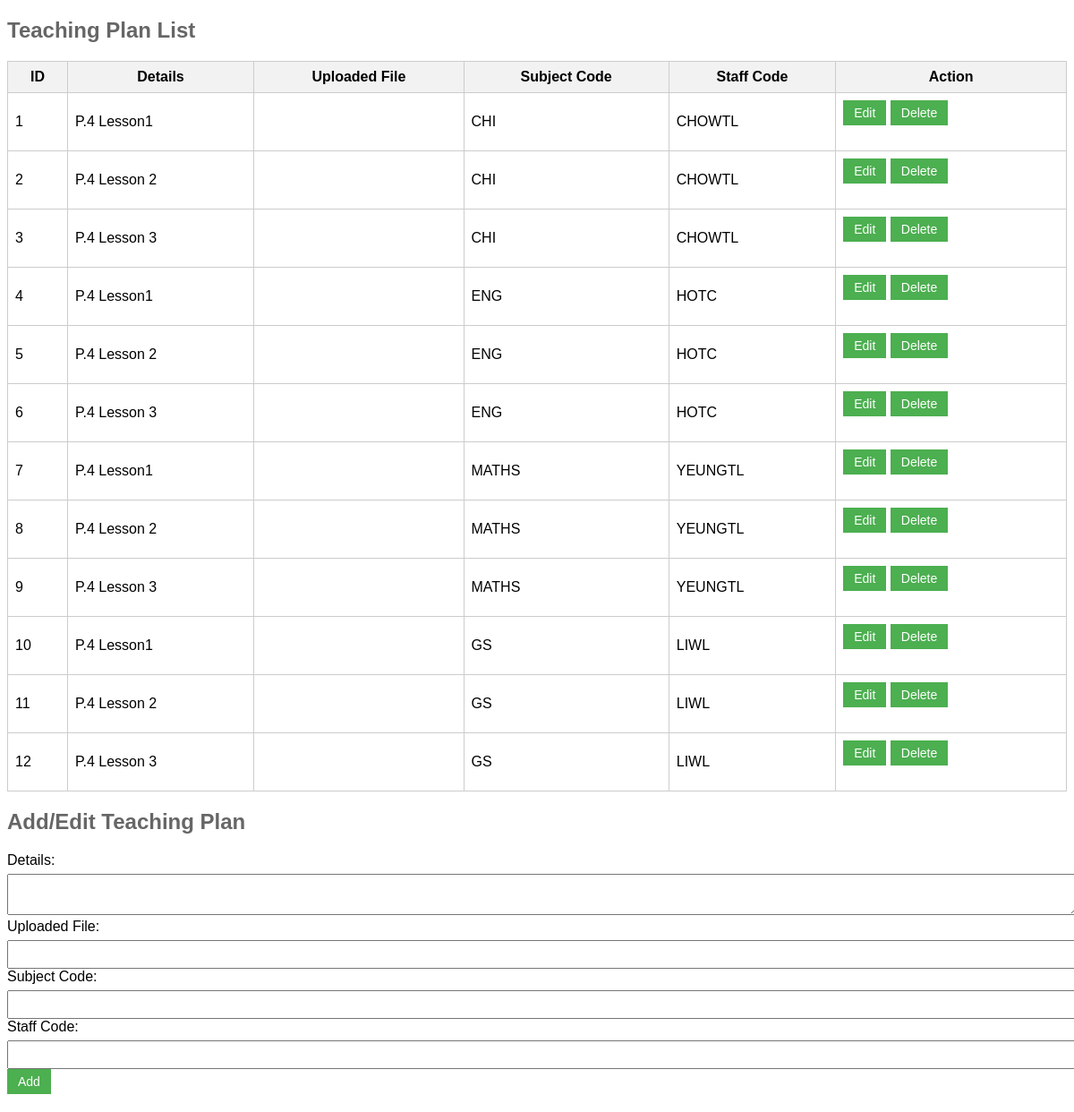
The app's page /page/workplace/teacherPlan.php with its own data.
### tables this page shows
CREATE TABLE IF NOT EXISTS `teaching_plan` (
  `teachingPlanID` int NOT NULL AUTO_INCREMENT,
  `details` varchar(100) NOT NULL,
  `uploadedFile` varchar(100) DEFAULT NULL,
  `subjectCode` varchar(10) NOT NULL,
  `staffCode` varchar(20) NOT NULL,
  PRIMARY KEY (`teachingPlanID`)
);

### page/workplace/teacherPlan.php (the view, shortened to what this page needs)
<!DOCTYPE html>
<html>
<head>
</head>
<body>
    <?php
    require_once '../../connectdb.php';
    $teachingPlanID = "";
    $details = "";
    $uploadedFile = "";
    $subjectCode = "";
    $staffCode = "";
    $query = "SELECT * FROM teaching_plan";
    $stmt = $pdo->prepare($query);
    $stmt->execute();
    $plans = $stmt->fetchAll(PDO::FETCH_ASSOC);
    ?>
    <h2>Teaching Plan List</h2>
    <table>
        <tr>
            <th>ID</th>
            <th>Details</th>
            <th>Uploaded File</th>
            <th>Subject Code</th>
            <th>Staff Code</th>
            <th>Action</th>
        </tr>
        <?php foreach ($plans as $plan) : ?>
            <tr>
                <td><?php echo $plan['teachingPlanID']; ?></td>
                <td><?php echo $plan['details']; ?></td>
                <td><?php echo $plan['uploadedFile']; ?></td>
                <td><?php echo $plan['subjectCode']; ?></td>
                <td><?php echo $plan['staffCode']; ?></td>
                <td>
                    <form method="post" action="<?php echo $_SERVER['PHP_SELF']; ?>">
                        <input type="submit" name="action" value="Edit">
                        <input type="submit" name="action" value="Delete">
                    </form>
                </td>
            </tr>
        <?php endforeach; ?>
    </table>
    <h2>Add/Edit Teaching Plan</h2>
    <form method="post" action="<?php echo $_SERVER['PHP_SELF']; ?>">
        <label for="details">Details:</label>
        <textarea name="details"><?php echo $details; ?></textarea><br>
        <label for="uploadedFile">Uploaded File:</label>
        <input type="text" name="uploadedFile" value="<?php echo $uploadedFile; ?>"><br>
        <label for="subjectCode">Subject Code:</label>
        <input type="text" name="subjectCode" value="<?php echo $subjectCode; ?>"><br>
        <label for="staffCode">Staff Code:</label>
        <input type="text" name="staffCode" value="<?php echo $staffCode; ?>"><br>
        <?php if ($teachingPlanID) : ?>
            <input type="submit" name="action" value="Edit">
        <?php else : ?>
            <input type="submit" name="action" value="Add">
        <?php endif; ?>
    </form>
</body>
</html>

### page/workplace/teacherPlan.php (style rules this page uses)
body { font-family: Arial, sans-serif; }
h2 { color: #666; }
table { width: 100%; border-collapse: collapse; margin-bottom: 20px; }
th, td { padding: 8px; border: 1px solid #ccc; }
th { background-color: #f2f2f2; }
form { margin-bottom: 20px; }
label { display: block; margin-bottom: 6px; }
textarea, input[type="text"] { width: 100%; padding: 6px; font-size: 14px; }
input[type="submit"] { padding: 6px 12px; font-size: 14px; background-color: #4CAF50; color: #fff; border: none; cursor: pointer; }

### records on screen
teaching_plan: teachingPlanID "1", details "P.4 Lesson1", subjectCode "CHI", staffCode "CHOWTL"
teaching_plan: teachingPlanID "2", details "P.4 Lesson 2", subjectCode "CHI", staffCode "CHOWTL"
teaching_plan: teachingPlanID "3", details "P.4 Lesson 3", subjectCode "CHI", staffCode "CHOWTL"
teaching_plan: teachingPlanID "4", details "P.4 Lesson1", subjectCode "ENG", staffCode "HOTC"
teaching_plan: teachingPlanID "5", details "P.4 Lesson 2", subjectCode "ENG", staffCode "HOTC"
teaching_plan: teachingPlanID "6", details "P.4 Lesson 3", subjectCode "ENG", staffCode "HOTC"
teaching_plan: teachingPlanID "7", details "P.4 Lesson1", subjectCode "MATHS", staffCode "YEUNGTL"
teaching_plan: teachingPlanID "8", details "P.4 Lesson 2", subjectCode "MATHS", staffCode "YEUNGTL"
teaching_plan: teachingPlanID "9", details "P.4 Lesson 3", subjectCode "MATHS", staffCode "YEUNGTL"
teaching_plan: teachingPlanID "10", details "P.4 Lesson1", subjectCode "GS", staffCode "LIWL"
teaching_plan: teachingPlanID "11", details "P.4 Lesson 2", subjectCode "GS", staffCode "LIWL"
teaching_plan: teachingPlanID "12", details "P.4 Lesson 3", subjectCode "GS", staffCode "LIWL"
